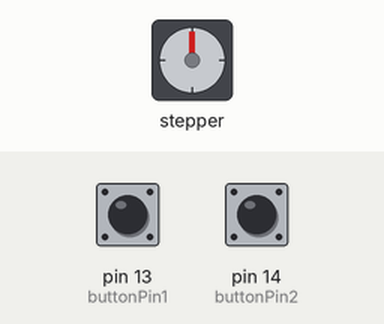
Bench run of a sketch on a simulated Arduino Uno, built with avr-gcc and run on an emulated ATmega328P. On the bench: stepper motor. Wiring (inferred from the names in the program): stepper motor driver (200 steps per turn assumed): step pin 4; direction pin 5. Inputs (shaded band) come from the test bench; at power-on: pin 13 (buttonPin1) HIGH, pin 14 (buttonPin2) HIGH. What the sketch prints to the serial monitor is not drawn.

Above: at 1.2 s.
1.3 s: pin 13 (buttonPin1) pulled LOW for 1 s
At 3.4 s:
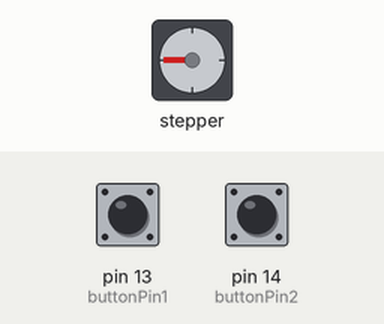
3.8 s: pin 13 (buttonPin1) pulled LOW for 0.15 s
At 4.3 s:
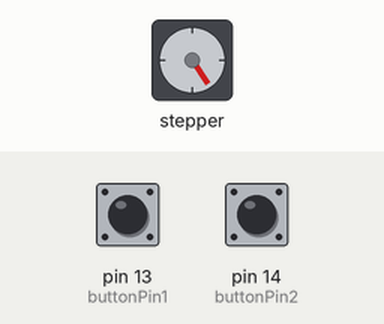
5.4 s: pin 13 (buttonPin1) pulled LOW for 0.15 s
At 6.7 s:
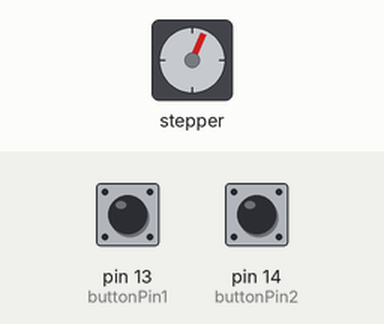
7.0 s: pin 13 (buttonPin1) pulled LOW for 3.2 s
At 10.9 s:
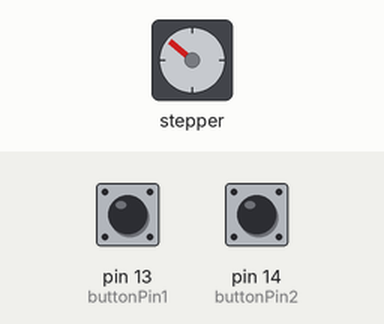
11.7 s: pin 13 (buttonPin1) pulled LOW for 0.15 s
At 12.7 s:
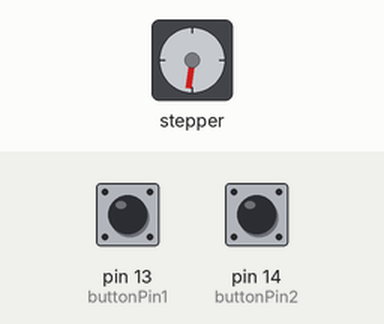
13.3 s: pin 13 (buttonPin1) pulled LOW for 1 s
At 15.1 s:
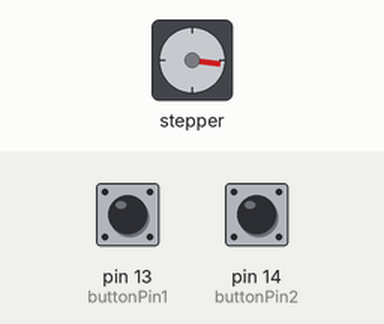
Timing chart, 0 to 16.6 s (numbered marks = the images above; inputs shaded):
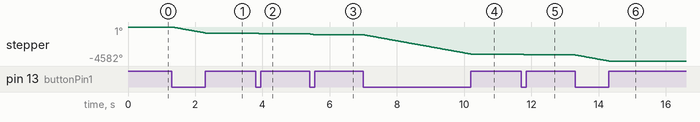

The sketch:

manualcontrol.ino
```cpp
// Test script for stepper motor push operation

// Stepper motor pins (same as main project)
const int dirPin = 5;   // GPIO5/D5
const int stepPin = 4;  // GPIO4/D4
const int buttonPin1 = 13;    // First button
const int buttonPin2 = 14;    // Second button for direction change
int motorSpeed = 600;   // Delay in microseconds between steps
bool isClockwise = true;      // Track direction

void setup() {
  Serial.begin(115200);

  // Initialize pins
  pinMode(dirPin, OUTPUT);
  pinMode(stepPin, OUTPUT);
  pinMode(buttonPin1, INPUT_PULLUP);  // Changed to pullup
  pinMode(buttonPin2, INPUT_PULLUP);  // Added second button

  Serial.println("Stepper motor test ready");
  Serial.println("Button 1: Run motor");
  Serial.println("Button 2: Change direction");
}

void loop() {
  // Check for direction change
  if (digitalRead(buttonPin2) == LOW) {  // Button pressed (inverted logic)
    isClockwise = !isClockwise;
    digitalWrite(dirPin, isClockwise ? LOW : HIGH);
    delay(300);  // Debounce delay
  }

  if (digitalRead(buttonPin1) == LOW) {  // Button pressed (inverted logic)
    // Run the motor
    digitalWrite(stepPin, HIGH);
    delayMicroseconds(motorSpeed);
    digitalWrite(stepPin, LOW);
    delayMicroseconds(motorSpeed);
  }

  // Small delay to prevent overwhelming the processor
  delay(1);
}
```

Measured:
- after the input at 1.3 s, stepper: turns 811° counter-clockwise in 1.0 s, starting at once
- after the input at 3.8 s, stepper: turns 123° counter-clockwise in 0.15 s, starting at once
- after the input at 5.4 s, stepper: turns 122° counter-clockwise in 0.15 s, starting at once
- after the input at 7.0 s, stepper: turns 2594° counter-clockwise in 3.2 s, starting at once
- after the input at 11.7 s, stepper: turns 122° counter-clockwise in 0.15 s, starting at once
- after the input at 13.3 s, stepper: turns 810° counter-clockwise in 1.0 s, starting at once
